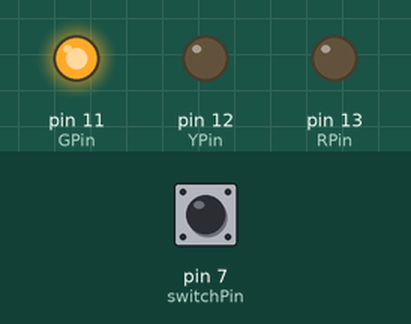
Simulated run of this sketch. Board: Arduino Uno, built with avr-gcc and run on an emulated ATmega328P. On the bench: output pins drawn as LEDs (lit = HIGH). Dashed ring = blinking. The inputs (shaded band) are chosen by the test bench; at power-on: pin 7 (switchPin) HIGH.

Above: at 1.2 s.
1.3 s: pin 7 (switchPin) pulled LOW for 0.15 s
At 1.7 s:
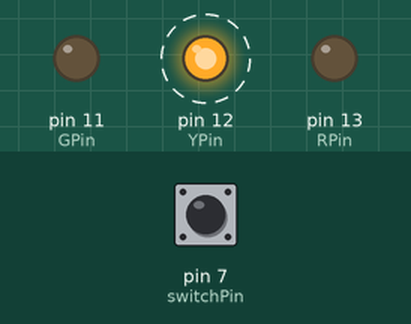
4.4 s: pin 7 (switchPin) pulled LOW for 1 s
At 5.17 s:
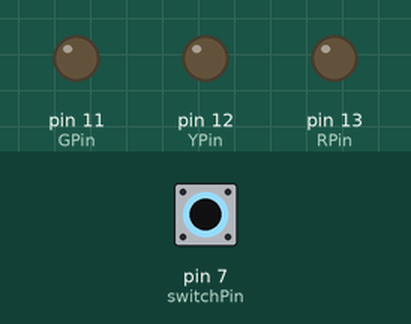
6.9 s: pin 7 (switchPin) pulled LOW for 3.2 s
At 10.35 s:
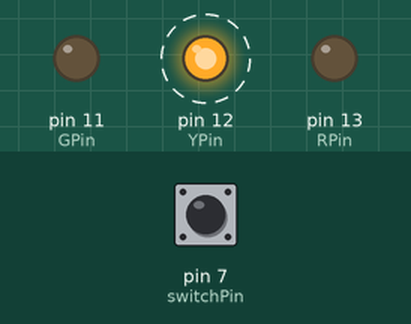
Timing chart, 0 to 19.1 s (numbered marks = the images above; inputs shaded):
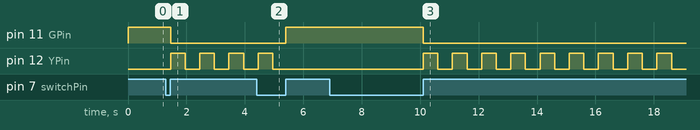

Measured:
- after the input at 1.3 s, pin 11 (GPin): HIGH → LOW after 0.16 s; pin 12 (YPin): alternates HIGH for 0.50 s and LOW for 0.50 s, starting after 0.16 s
- after the input at 4.4 s, pin 11 (GPin): LOW → HIGH after 1.0 s; pin 12 (YPin): goes on until 5.0 s, then stays LOW
- after the input at 6.9 s, pin 12 (YPin): alternates HIGH for 0.50 s and LOW for 0.50 s, starting after 3.2 s

The sketch:

sketch_feb18a.ino
```cpp
// Задаём номера портов для светодиодов
int GPin = 11; // Зелёный
int YPin = 12; // Жёлтый
int RPin = 13; // Красный
int switchPin = 7; // Порт кнопки
boolean lastButton = LOW; // Устанавливаем последнее значение кнопки - выключено
boolean currentButton = LOW; // Устанавливаем текущее значение кнопки - включено
boolean ledOn = false; // Состояние светофора: false - выключен (мигает жёлтый), true - включен
boolean yellowOn = LOW; // Мигающий жёлтый.
unsigned long loopTime; // Вспомогающая переменная для цикла
unsigned long currentTime; // Переменная хранящая текущее значение времени

void setup() {
  // Устанавливаем 3 порта как выход для светодиодов и один как вход для отслеживания кнопки
  pinMode(GPin, OUTPUT);
  pinMode(YPin, OUTPUT);
  pinMode(RPin, OUTPUT);
  pinMode(switchPin, INPUT);
  currentTime = millis();
  loopTime = currentTime;
}

// Функция для лучшего отрабатывания нажатия на кнопку - ждёт установившегося значения, а затем передаёт его в программу.
boolean debounce(boolean last)
{
  boolean current = digitalRead(switchPin);
  if(last != current)
  {
    delay(5);
    current = digitalRead(switchPin);
  }
  return current;
}

void loop() {
  currentButton = debounce(lastButton);
  if(lastButton == LOW && currentButton == HIGH) // При нажатии на кнопку включаем\выключаем светофор
  {
    ledOn = !ledOn;
  }
  lastButton = currentButton;
  currentTime = millis();

  // Цикл действий при выключенном светофоре
  if(currentTime >= (loopTime + 500) && ledOn == false)
  {
    yellowOn = !yellowOn; // Инвертируем значение переменной.
    digitalWrite(GPin, LOW);
    digitalWrite(YPin, yellowOn);
    digitalWrite(RPin, LOW);
    loopTime = currentTime;
  }

  // Цикл действий при включенном светофоре
  if(ledOn == true) {
    // Горит зелёный
    if(currentTime >= loopTime && currentTime < (loopTime + 10000)) {       digitalWrite(GPin, HIGH);       digitalWrite(YPin, LOW);       digitalWrite(RPin, LOW);     }
// Зелёный начинает мигать

if(currentTime >= (loopTime + 10000) && currentTime < (loopTime + 10500)) {
       digitalWrite(GPin, LOW);
}
if(currentTime >= (loopTime + 10500) && currentTime < (loopTime + 11000)) {
       digitalWrite(GPin, HIGH);
}
if(currentTime >= (loopTime + 11000) && currentTime < (loopTime + 11500)) {
      digitalWrite(GPin, LOW);
}
if(currentTime >= (loopTime + 11500) && currentTime < (loopTime + 12000)) {
      digitalWrite(GPin, HIGH);
}
if(currentTime >= (loopTime + 12000) && currentTime < (loopTime + 12500)) {
       digitalWrite(GPin, LOW);
}
if(currentTime >= (loopTime + 12500) && currentTime < (loopTime + 13000)) {
       digitalWrite(GPin, HIGH);
}
if(currentTime >= (loopTime + 13000) && currentTime < (loopTime + 13500)) {
       digitalWrite(GPin, LOW);
}
if(currentTime >= (loopTime + 13500) && currentTime < (loopTime + 1400)) {
       digitalWrite(GPin, HIGH);
}
if(currentTime >= (loopTime + 14000) && currentTime < (loopTime + 14300)) {
       digitalWrite(GPin, LOW);
}
// Загорается жёлтый
if(currentTime >= (loopTime + 14300) && currentTime < (loopTime + 17500)) {
       digitalWrite(YPin, HIGH);
}
// Загорается красный
if(currentTime >= (loopTime + 17500) && currentTime < (loopTime + 27500)) {
       digitalWrite(YPin, LOW);       digitalWrite(RPin, HIGH);
}
// Загорается красный с жёлтым
if(currentTime >= (loopTime + 27500) && currentTime < (loopTime + 30500)) {
       digitalWrite(YPin, HIGH);
}
// Загорается зелёный
if(currentTime >= (loopTime + 30500)) {
      digitalWrite(GPin, HIGH);
      digitalWrite(YPin, LOW);
      digitalWrite(RPin, LOW);
      loopTime = currentTime;
    }
  }
}
```
